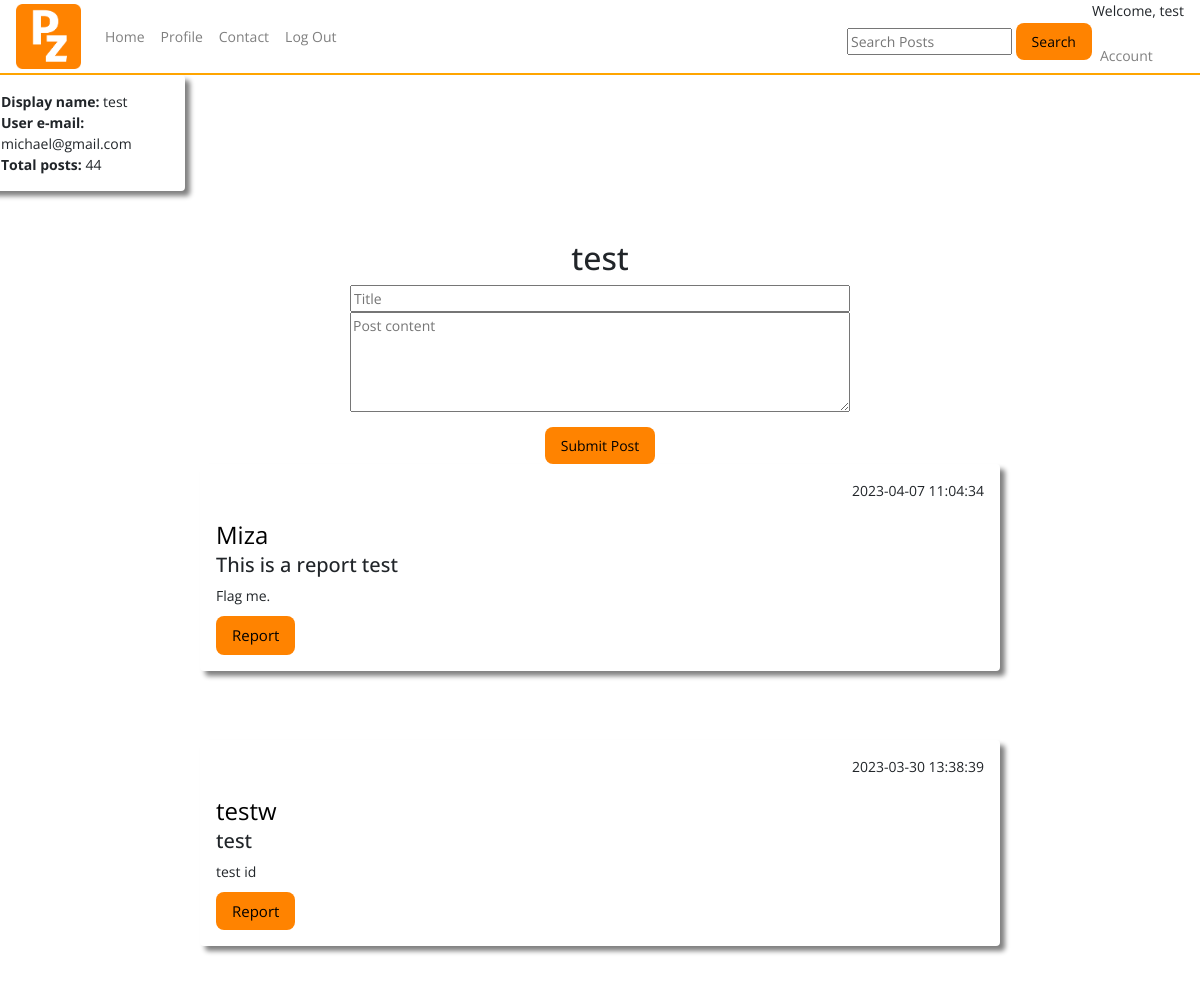
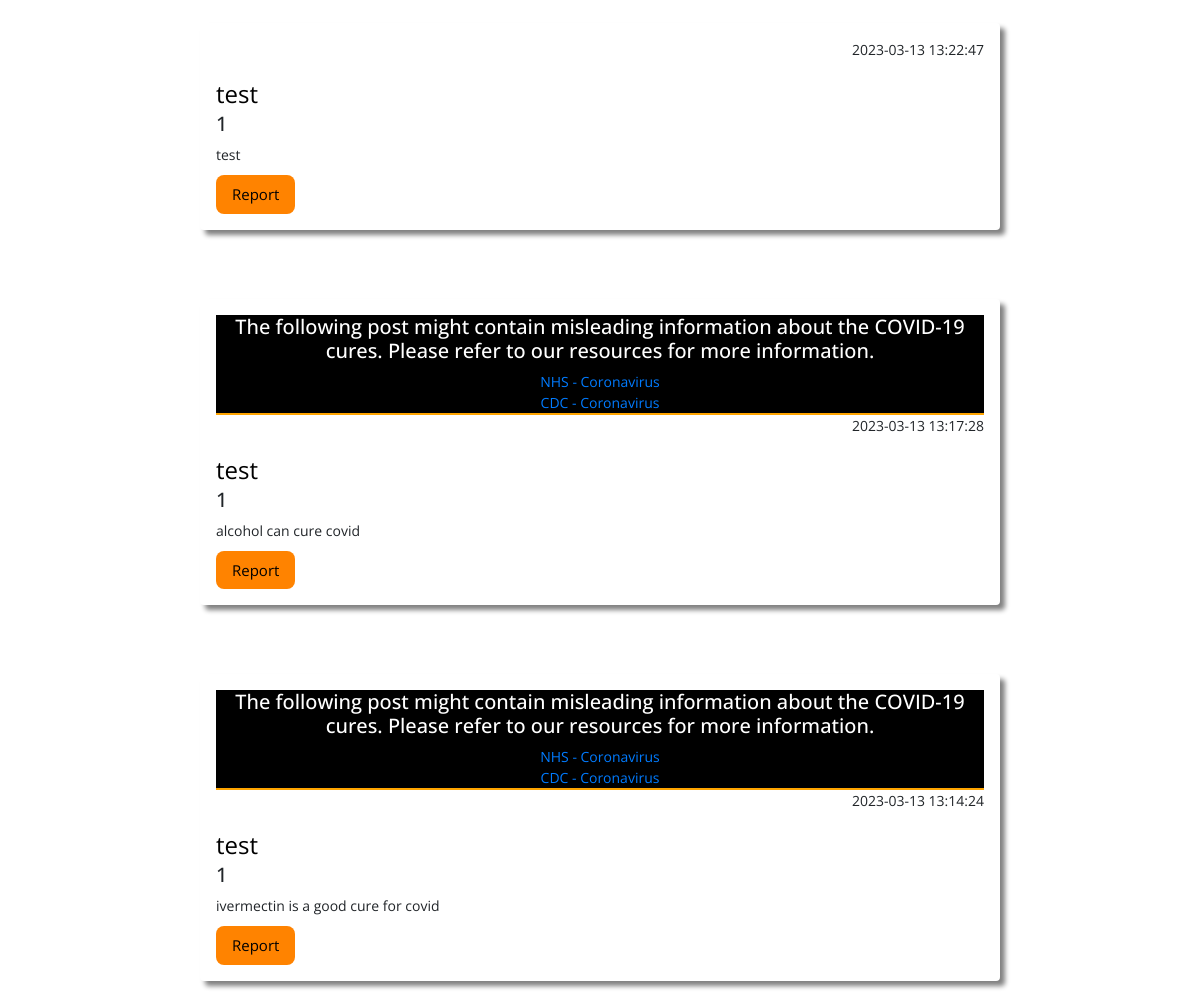
/index (signed in), run on an earlier commit of the app's database (2 pictures, top to bottom).
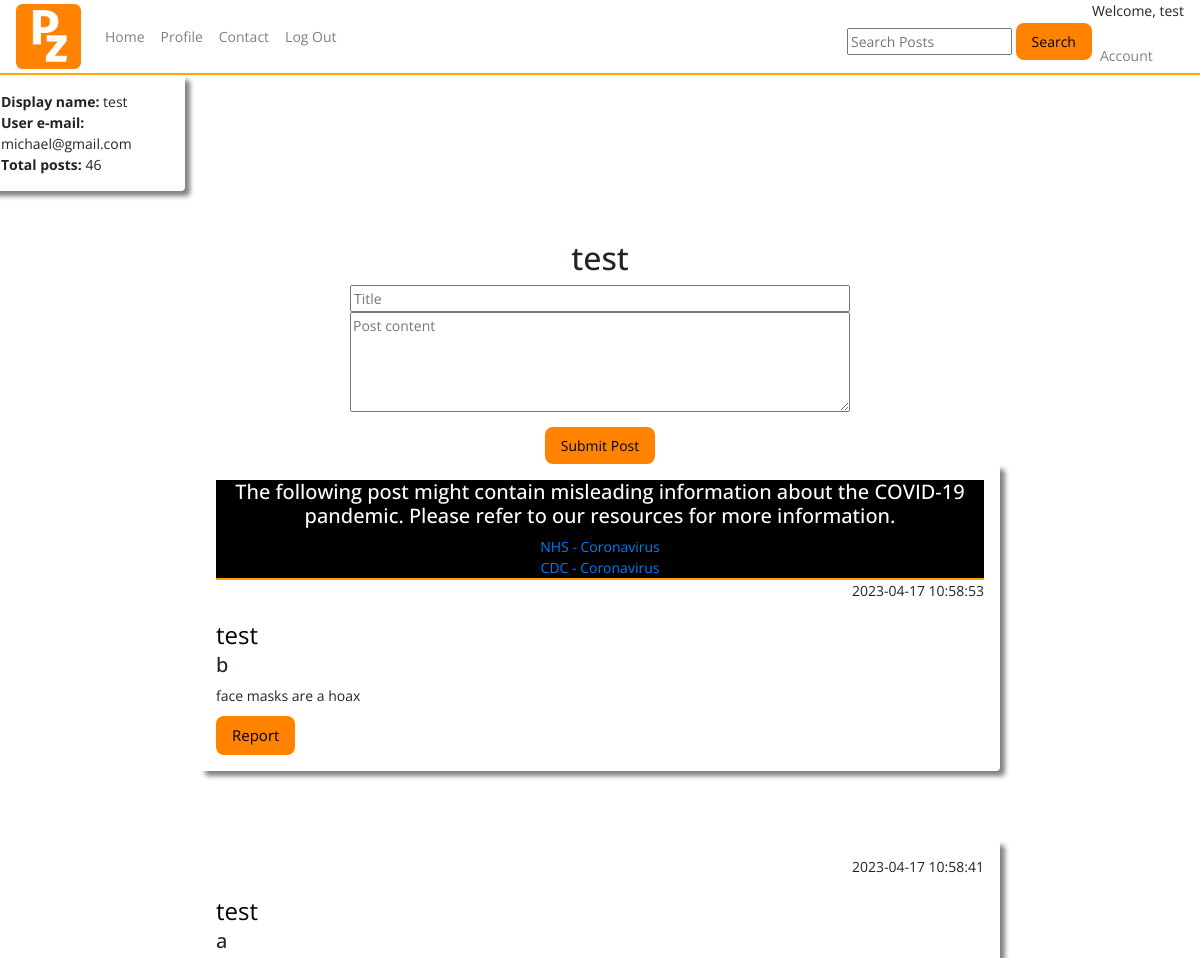
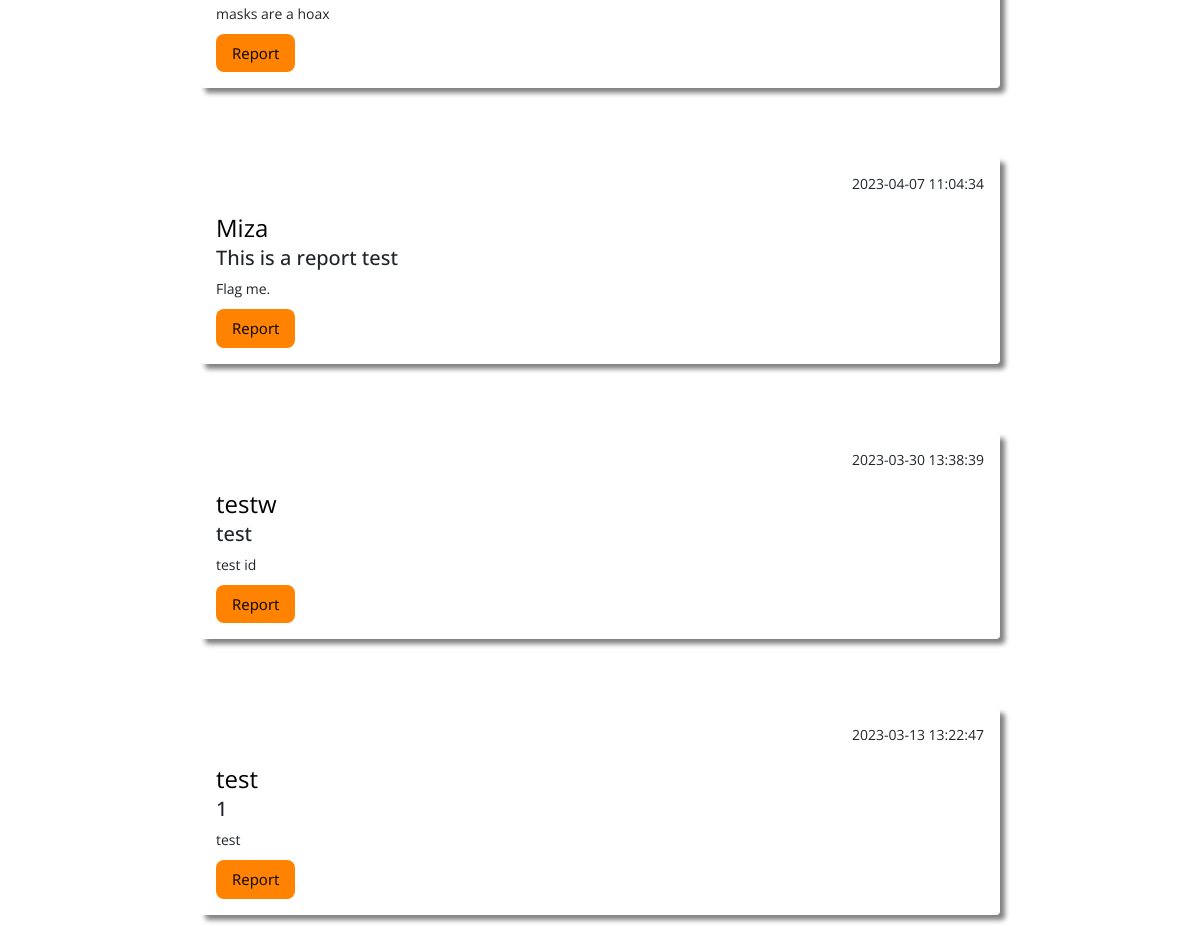
And on a later commit of the database (2 pictures, top to bottom).
### tables this page shows
CREATE TABLE users (
    ID INTEGER PRIMARY KEY AUTOINCREMENT,
    username TEXT NOT NULL,
    password TEXT NOT NULL,
    email TEXT NOT NULL UNIQUE
, user_type VARCHAR, whitelisted text, blacklisted text);

CREATE TABLE posts (
    ID INTEGER PRIMARY KEY AUTOINCREMENT,
    title TEXT NOT NULL,
    content TEXT NOT NULL,
    by_user TEXT NOT NULL,
    created_at timestamp default current_timestamp
, userID integer, flag_covid text, blacklisted text, flag_vaccine text, flag_tests text, flag_cures text, reported int, report_message text);

### app.py (the view)
@app.route("/index")
def posts():
   if not session.get('username'):
    return redirect(url_for('home'))
   page = request.args.get('page', 0, int)
   if page == 0:
        offset = 0
   else:
        offset = 5 * page
   reported = request.args.get('reported', 0, int)
   posts=query_db('SELECT * FROM posts ORDER BY created_at DESC LIMIT 5 OFFSET ?', [offset])
   user=query_db('SELECT * FROM users WHERE username = ?', [session['username']], True)
   conn = sqlite3.connect(DATABASE)
   cursor = conn.cursor()
   cursor.execute("SELECT COUNT(*) FROM posts WHERE by_user = ?", [session['username']])
   post_count = cursor.fetchone()[0]
   return render_template('index.html', posts = posts, user = user, post_count = post_count, reported = reported)

### app.py (called while the page is built)
def query_db(query, args=(), one=False):
    con = g._database = sqlite3.connect(DATABASE)
    con.row_factory = sqlite3.Row
    cur = con.execute(query, args)
    rv = cur.fetchall()
    cur.close()
    return (rv[0] if rv else None) if one else rv

### templates/index.html (shortened to what this page needs)
{% include "layout.html" %}
{% include "nav.html" %}
<body>
<div class="row h-500 acc_snippet">
  <div class="col-4 shadow p-3 mb-5 rounded">
      <b>Display name:</b> {{ user.username }}<br>
      <b>User e-mail:</b> {{ user.email }}<br>
      <b>Total posts:</b> {{ post_count }} <br>
  </div>
</div>
<div class="container-fluid create-post">
  <div class="row h-500">
    <div class="col">
      <h2>{{session.username}}</h2>
      <form action="{{ url_for('post_submit') }}" method="POST" id="post_form">
        <input type="text" placeholder="Title" name="title" style="width: 500px" required/><br>
        <textarea placeholder="Post content" form="post_form" name="content" style="height: 100px; width: 500px" required></textarea>
        <br/>
        <input type="submit" value="Submit Post" />
      </form>
</div>
</div>
</div>
<div id="posts">
{% include "posts.html" %}
</div>
</body>

### templates/layout.html (shortened to what this page needs)
<!doctype html>
<head>
  <link href="{{ url_for('static', filename='css/bootstrap.min.css') }}" rel="stylesheet">
  <link href="{{ url_for('static', filename='css/style.css') }}" rel="stylesheet">
  <link href="https://cdnjs.cloudflare.com/ajax/libs/toastr.js/latest/toastr.min.css" rel="stylesheet">
  <link href="https://unpkg.com/aos@2.3.1/dist/aos.css" rel="stylesheet">
</head>

### templates/nav.html (shortened to what this page needs)
<nav class="navbar nav-main navbar-expand-lg navbar-light">
    <a class="navbar-brand">
      <img src="{{url_for('static', filename='assets/logo.png')}}" alt="logo" style="height: 65px;">
    </a>
    <div class="collapse navbar-collapse" id="navbarNav">
      <ul class="navbar-nav">
        <li class="nav-item">
          <a class="nav-link" href="{{ url_for('posts') }}">Home</a>
        </li>
        <li class="nav-item">
          <a class="nav-link" href="{{ url_for('profile') }}">Profile</a>
        </li>
        <li class="nav-item">
          <a class="nav-link" href="{{ url_for('contact') }}" data-toggle="modal" data-target="#contactModal">Contact</a>
        </li>
        <li class="nav-item">
          <a class="nav-link" href="{{ url_for('logout') }}">Log Out</a>
        </li>
      </ul>
    </div>
    <form method="get" action="{{ url_for('search_posts') }}">
      <input type="text" name="query" placeholder="Search Posts">
      <button type="submit">Search</button>
    </form>
    <div class="welcome-session">
      <p>Welcome, {{session.username}}</p>
      <ul class="navbar-nav">
        <li class="nav-item">
          <a class="nav-link" href="{{ url_for('account_settings') }}">Account</a>
        </li>
      </ul>
    </div>
  </nav>

### templates/posts.html (shortened to what this page needs)
{% for post in posts %}
<div class="shadow mx-auto posts p-3 mb-5 rounded">
{% if post.flag_covid == "yes" %}
<div class="flagged_post">
  <h5>The following post might contain misleading information about the COVID-19 pandemic. Please refer to our resources for more information.</h5>
  <a href="https://www.nhs.uk/conditions/coronavirus-covid-19/">NHS - Coronavirus </a><br>
  <a href="https://www.cdc.gov/coronavirus/2019-ncov/index.html">CDC - Coronavirus</a>
</div>
{% endif %}
{% if post.flag_cures == "yes" %}
<div class="flagged_post">
  <h5>The following post might contain misleading information about the COVID-19 cures. Please refer to our resources for more information.</h5>
  <a href="https://www.nhs.uk/conditions/coronavirus-covid-19/">NHS - Coronavirus </a><br>
  <a href="https://www.cdc.gov/coronavirus/2019-ncov/index.html">CDC - Coronavirus</a>
</div>
{% endif %}
<p align="right">{{  post.created_at  }}</p>
<a class="post_username" href="{{ url_for('user_profile', username=post.by_user) }}">
  {{ post.by_user }}
</a>
<h5>{{ post.title }}</h5>
{{ post.content }}<br/>
<button type="button" class="report_button" data-toggle="modal" data-target="#reportModal{{ post.ID }}">Report</button>
</div>
<br/>
{% endfor %}

### static/css/style.css (style rules this page uses)
body { font-family: 'Open Sans', sans-serif; font-weight: 400px; font-size: 14px; }
.shadow { box-shadow: 5px 5px 5px grey; }
.posts { width: 800px; }
.create-post { margin-left: auto; margin-right: auto; justify-content: center; text-align: center; padding-top: -20px; }
.nav-main { background-color: rgb(255, 255, 255); border-bottom: 2px solid orange; height: 75px; }
.welcome-session { text-align: right; }
.acc_snippet { width: 50%; }
.flagged_post { text-align: center; background-color: black; color: white; border-bottom: 2px solid orange; height: auto; width: auto; }
.report_button { background-color: blanchedalmond; border: 1px solid black; color: black; font-size: 15px; text-align: center; margin-top: 10px; }
.post_username { text-align: center; color: black; font-size: 24px; }
input[type=submit] { background-color: #ff8300; border: none; width: auto; height: auto; padding: 8px 16px; border-radius: 8px; margin-top: 10px; }
button[type=submit] { background-color: #ff8300; border: none; width: auto; height: auto; padding: 8px 16px; border-radius: 8px; margin-top: 10px; color: black; }
button[type=button] { background-color: #ff8300; border: none; width: auto; height: auto; padding: 8px 16px; border-radius: 8px; margin-top: 10px; color: black; }

What changed in the data, as far as the page shows it:
no longer on this page (row unchanged): posts: flag_cures "NHS - Coronavirus", created_at "2023-03-13 13:17:28", by_user "test", title "1", content "alcohol can cure covid"
no longer on this page (row unchanged): posts: flag_cures "NHS - Coronavirus", created_at "2023-03-13 13:14:24", by_user "test", title "1", content "ivermectin is a good cure for covid"
added posts: flag_covid "NHS - Coronavirus", created_at "2023-04-17 10:58:53", by_user "test", title "b", content "face masks are a hoax"
added posts: created_at "2023-04-17 10:58:41", by_user "test", title "a", content "masks are a hoax"
Also different on the page:
{{ post_count }}: "44" → "46"
